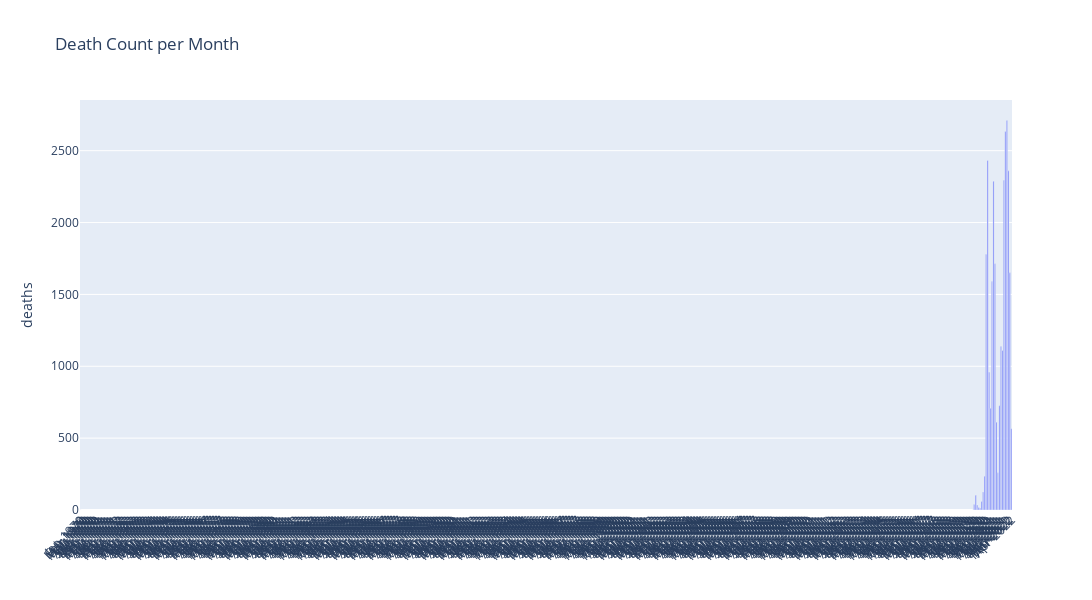

Notebook source saved alongside this figure:
### Code cell
fig = px.bar(
    grouped_cases,
    x="year_month",
    y="deaths",
    title="Death Count per Month",
    text=grouped_cases["deaths"],
    width=1200,
    height=600,
)
fig.update_traces(texttemplate="%{text:.3s}", textposition="outside")

fig.update_layout(
    xaxis=dict(dtick="M1", tickformat="%b-%Y", tickangle=-45, title=""),
    uniformtext_minsize=8,
    uniformtext_mode="hide",
)

fig.show()

### Figure 1 — Plotly figure (JSON) as saved in the notebook; plotly's stock layout.template omitted (floating-point values rounded to 4 significant figures)
{"data": [{"alignmentgroup": "True", "hovertemplate": "year_month=%{x}<br>deaths=%{text}<extra></extra>", "legendgroup": "", "marker": {"color": "#636efa", "pattern": {"shape": ""}}, "name": "", "offsetgroup": "", "orientation": "v", "showlegend": false, "text": [0, 0, 38, 102, 35, 17, 14, 60, 125, 235, 1780, 2432, 958, 708, 1589, 2288, 1714, 611, 259, 726, 1137, 1110, 2295, 2633, 2710, 2360, 1650, 566], "textposition": "outside", "texttemplate": "%{text:.3s}", "type": "bar", "x": [0, "2020-02", "2020-03", "2020-04", "2020-05", "2020-06", "2020-07", "2020-08", "2020-09", "2020-10", "2020-11", "2020-12", "2021-01", "2021-02", "2021-03", "2021-04", "2021-05", "2021-06", "2021-07", "2021-08", "2021-09", "2021-10", "2021-11", "2021-12", "2022-01", "2022-02", "2022-03", "2022-04"], "xaxis": "x", "y": [0, 0, 38, 102, 35, 17, 14, 60, 125, 235, 1780, 2432, 958, 708, 1589, 2288, 1714, 611, 259, 726, 1137, 1110, 2295, 2633, 2710, 2360, 1650, 566], "yaxis": "y"}], "layout": {"barmode": "relative", "height": 600, "legend": {"tracegroupgap": 0}, "title": {"text": "Death Count per Month"}, "uniformtext": {"minsize": 8, "mode": "hide"}, "width": 1200, "xaxis": {"anchor": "y", "domain": [0, 1], "dtick": "M1", "tickangle": -45, "tickformat": "%b-%Y", "title": {"text": ""}}, "yaxis": {"anchor": "x", "domain": [0, 1], "title": {"text": "deaths"}}}}
